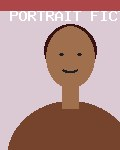
#> input picture dossier_id/database/seeds/fichiers_test/photo_mauvaise_qualite.jpg, 120 x 150 px
$ python -i embedder.py   (imports and definitions only)   (older library calls are emulated)
#> lines starting #> are read from the running program, lines starting #| are printed output that depends on the picture
"""Extraction d'empreintes visuelles (embeddings) pour la reconnaissance par similarité.

- ClassicEmbedder : descripteurs classiques (couleur HSV + HOG + texture), sans réseau de
  neurones. Fonctionne partout, hors ligne, mais distingue moins bien des emballages proches.
- OnnxEmbedder : réseau pré-entraîné exporté en ONNX (ex. MobileNetV3, voir
  scripts/export_embedder.py). Nettement plus robuste aux changements d'angle et d'éclairage.
"""
from __future__ import annotations

import logging
from pathlib import Path

import cv2
import numpy as np

log = logging.getLogger("embedder")


def _l2(v: np.ndarray) -> np.ndarray:
    n = float(np.linalg.norm(v))
    return (v / n).astype(np.float32) if n > 1e-9 else v.astype(np.float32)


def hog_descriptor(gray: np.ndarray, cell: int = 16, bins: int = 9) -> np.ndarray:
    """Histogrammes d'orientations de gradients (HOG) — implémentation numpy, indépendante
    de la version d'OpenCV. Cellules de `cell` px, blocs 2x2 normalisés (L2-Hys)."""
    g = gray.astype(np.float32)
    gx = cv2.Sobel(g, cv2.CV_32F, 1, 0, ksize=1)
    gy = cv2.Sobel(g, cv2.CV_32F, 0, 1, ksize=1)
    mag = np.sqrt(gx * gx + gy * gy)
    ang = (np.degrees(np.arctan2(gy, gx)) + 180.0) % 180.0
    h, w = g.shape
    cy, cx = h // cell, w // cell
    idx = np.minimum((ang / (180.0 / bins)).astype(np.int32), bins - 1)
    hist = np.zeros((cy, cx, bins), np.float32)
    for b in range(bins):
        m = np.where(idx == b, mag, 0.0)[: cy * cell, : cx * cell]
        hist[:, :, b] = m.reshape(cy, cell, cx, cell).sum(axis=(1, 3))
    blocks = []
    for y in range(cy - 1):
        for x in range(cx - 1):
            v = hist[y:y + 2, x:x + 2].ravel()
            v = v / (np.linalg.norm(v) + 1e-6)
            v = np.minimum(v, 0.2)
            blocks.append(v / (np.linalg.norm(v) + 1e-6))
    return np.concatenate(blocks).astype(np.float32)


class ClassicEmbedder:
    name = "classic-hsv-hog-v1"

    def __init__(self) -> None:
        self._size = 96
        self._clahe = cv2.createCLAHE(clipLimit=2.0, tileGridSize=(4, 4))

    def embed(self, bgr: np.ndarray) -> np.ndarray:
        img = cv2.resize(bgr, (self._size, self._size), interpolation=cv2.INTER_AREA)
        hsv = cv2.cvtColor(img, cv2.COLOR_BGR2HSV)
        # Couleur : histogramme H/S pondéré (peu sensible à la luminosité)
        hist_hs = cv2.calcHist([hsv], [0, 1], None, [18, 8], [0, 180, 0, 256]).flatten()
        hist_hs = _l2(np.sqrt(hist_hs))
        # Couleur spatiale grossière (grille 4x4, moyenne Lab normalisée)
        lab = cv2.cvtColor(img, cv2.COLOR_BGR2LAB).astype(np.float32)
        grid = cv2.resize(lab, (4, 4), interpolation=cv2.INTER_AREA).reshape(-1, 3)
        grid[:, 0] = (grid[:, 0] - grid[:, 0].mean())  # luminance relative
        spatial = _l2(grid.flatten())
        # Forme / texture : HOG sur niveaux de gris égalisés
        gray = self._clahe.apply(cv2.cvtColor(img, cv2.COLOR_BGR2GRAY))
        hog = _l2(hog_descriptor(gray))
        vec = np.concatenate([hist_hs * 1.0, spatial * 0.6, hog * 1.0])
        return _l2(vec)


class OnnxEmbedder:
    def __init__(self, model_path: Path) -> None:
        import onnxruntime as ort  # dépendance facultative
        providers = [p for p in ("CUDAExecutionProvider", "DmlExecutionProvider", "CPUExecutionProvider") if p in ort.get_available_providers()]
        self._sess = ort.InferenceSession(str(model_path), providers=providers)
        self._input = self._sess.get_inputs()[0].name
        shape = self._sess.get_inputs()[0].shape
        self._size = int(shape[2]) if isinstance(shape[2], int) else 224
        self.name = f"onnx:{model_path.name}"
        self._mean = np.array([0.485, 0.456, 0.406], dtype=np.float32)
        self._std = np.array([0.229, 0.224, 0.225], dtype=np.float32)

    def embed(self, bgr: np.ndarray) -> np.ndarray:
        rgb = cv2.cvtColor(cv2.resize(bgr, (self._size, self._size), interpolation=cv2.INTER_AREA), cv2.COLOR_BGR2RGB)
        x = ((rgb.astype(np.float32) / 255.0 - self._mean) / self._std).transpose(2, 0, 1)[None]
        out = self._sess.run(None, {self._input: x})[0].reshape(-1)
        return _l2(out)


def create_embedder(kind: str, onnx_path: Path):
    if kind in ("auto", "onnx") and onnx_path.is_file():
        try:
            emb = OnnxEmbedder(onnx_path)
            log.info("Empreintes visuelles : %s", emb.name)
            return emb
        except Exception as exc:  # noqa: BLE001
            log.warning("Modèle ONNX inutilisable (%s) — repli sur l'extracteur classique.", exc)
    elif kind == "onnx":
        log.warning("EMBEDDER=onnx mais %s est absent — repli sur l'extracteur classique.", onnx_path)
    return ClassicEmbedder()

>>> import cv2
>>> picture = cv2.imread('../../../../dossier_id/database/seeds/fichiers_test/photo_mauvaise_qualite.jpg')
#> picture is the input picture: shape (150, 120, 3); mean B, G, R 139.4, 144.7, 180.3
>>> result = ClassicEmbedder().embed(picture)
#> in embed, `img = cv2.resize(bgr, (self._size, self._size), interpolation=cv2.INTE..`:
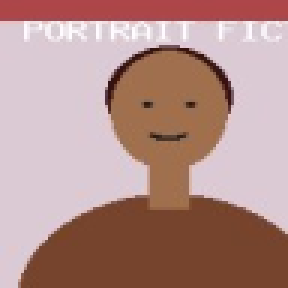
#> img: shape (96, 96, 3) (shown 3 times larger); mean B, G, R 139.4, 144.6, 180.3
#> in embed, `hsv = cv2.cvtColor(img, cv2.COLOR_BGR2HSV)`: hsv: shape (96, 96, 3); mean H, S, V 97.7, 80.3, 180.3
#> in embed, `hist_hs = cv2.calcHist([hsv], [0, 1], None, [18, 8], [0, 180, 0, 256])..`: hist_hs = 144 values, max 3762 at index 128, min 0 at index 8, mean 64
#> in _l2, `n = float(np.linalg.norm(v))`: n = 96
#> in embed, `hist_hs = _l2(np.sqrt(hist_hs))`: hist_hs = 144 values, max 0.639 at index 128, min 0 at index 8, mean 0.023
#> in embed, `lab = cv2.cvtColor(img, cv2.COLOR_BGR2LAB).astype(np.float32)`:
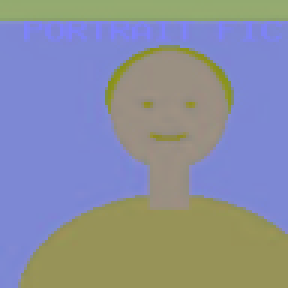
#> lab: shape (96, 96, 3) float32 (shown 3 times larger); mean B, G, R 160.4, 142, 137.4
#> in embed, `grid = cv2.resize(lab, (4, 4), interpolation=cv2.INTER_AREA).reshape(-..`: grid = 16 rows, first 8: [185.7, 144.9, 131.8], [177, 145.2, 133.2], [152.5, 147.5, 139.2], [184.2, 145, 131.8], [212, 136, 125], [168.5, 139.4, 137.7], [125.6, 142.7, 153.1], [193, 137.3, 128.7]
#> in embed, `spatial = _l2(grid.flatten())`: spatial = 48 values, max 0.189 at index 20, min -0.0896 at index 42, mean 0.115
#> in embed, `gray = self._clahe.apply(cv2.cvtColor(img, cv2.COLOR_BGR2GRAY))`:
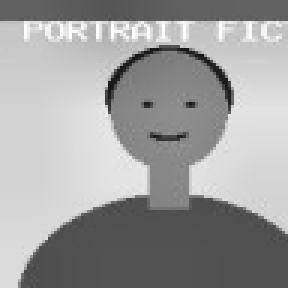
#> gray: shape (96, 96) (shown 3 times larger); min 20, max 254, mean 157.8
#> in hog_descriptor, `gy = cv2.Sobel(g, cv2.CV_32F, 0, 1, ksize=1)`:
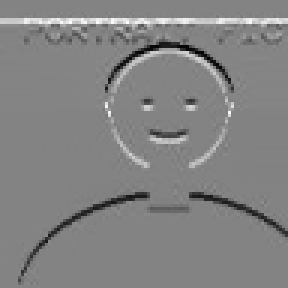
#> gy: shape (96, 96) float32 (shown 3 times larger); min -181, max 171, mean -0.1; drawn with min black and max white
#> in hog_descriptor, `ang = (np.degrees(np.arctan2(gy, gx)) + 180.0) % 180.0`:
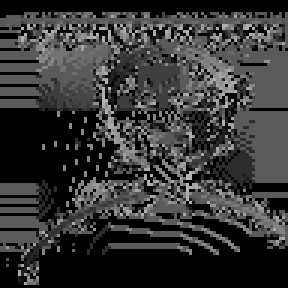
#> ang: shape (96, 96) float32 (shown 3 times larger); min 0, max 179.6, mean 53.3
#> in hog_descriptor, `idx = np.minimum((ang / (180.0 / bins)).astype(np.int32), bins - 1)`:
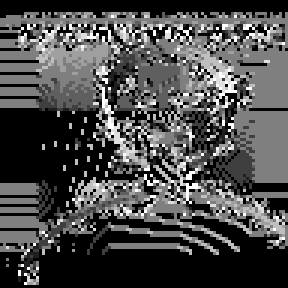
#> idx: shape (96, 96) int32 (shown 3 times larger); min 0, max 8, mean 2.37; drawn with min black and max white
#> the loop in hog_descriptor, `for b in range(bins):` made 9 passes
#> pass 3, in hog_descriptor, `m = np.where(idx == b, mag, 0.0)[: cy * cell, : cx * cell]`:
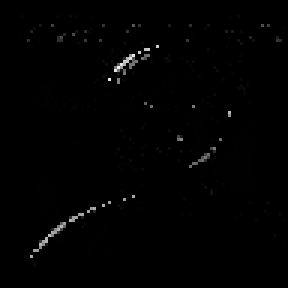
#> m: shape (96, 96) float32 (shown 3 times larger); min 0, max 241.2, mean 1.8
#> after the loop in hog_descriptor, `for y in range(cy - 1):`: blocks = 25 items
#> in embed, `hog = _l2(hog_descriptor(gray))`: hog = 900 values, max 0.116 at index 569, min 0 at index 19, mean 0.0214
#> in embed, `vec = np.concatenate([hist_hs * 1.0, spatial * 0.6, hog * 1.0])`: vec = 1092 values, max 0.639 at index 128, min -0.0538 at index 186, mean 0.0237
#> result = 1092 values, max 0.416 at index 128, min -0.035 at index 186, mean 0.0154

$ run again, on dossier_id/database/seeds/fichiers_test/photo_valide_fictive.jpg
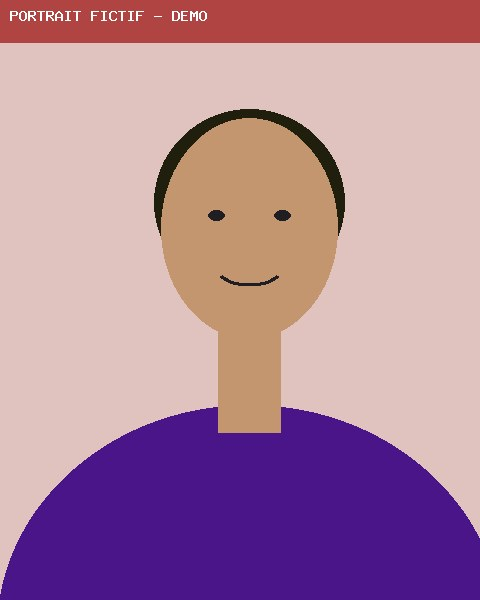
#> input picture dossier_id/database/seeds/fichiers_test/photo_valide_fictive.jpg, 480 x 600 px
#> picture is the input picture: shape (600, 480, 3); mean B, G, R 156.5, 135.1, 177.1
#> hsv: shape (96, 96, 3); mean H, S, V 38.9, 100.1, 192.5
#> in embed, `hist_hs = cv2.calcHist([hsv], [0, 1], None, [18, 8], [0, 180, 0, 256])..`: hist_hs = 144 values, max 4897 at index 1, min 0 at index 6, mean 64
#> n = 96
#> in embed, `hist_hs = _l2(np.sqrt(hist_hs))`: hist_hs = 144 values, max 0.729 at index 1, min 0 at index 6, mean 0.0196
#> in embed, `lab = cv2.cvtColor(img, cv2.COLOR_BGR2LAB).astype(np.float32)`:
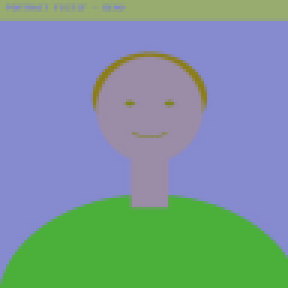
#> lab: shape (96, 96, 3) float32 (shown 3 times larger); mean B, G, R 156, 149.8, 123
#> grid = 16 rows, first 8: [182.3, 146.4, 138.2], [171.3, 146.4, 139.9], [166.5, 147.3, 141.3], [179.7, 147.8, 139.1], [207, 138, 134], [172.9, 138.5, 146.4], [166.2, 138.7, 149.6], [207, 138, 134]
#> spatial = 48 values, max 0.218 at index 40, min -0.121 at index 39, mean 0.112
#> the loop in hog_descriptor, `for b in range(bins):` made 9 passes
#> pass 2, in hog_descriptor, `m = np.where(idx == b, mag, 0.0)[: cy * cell, : cx * cell]`:
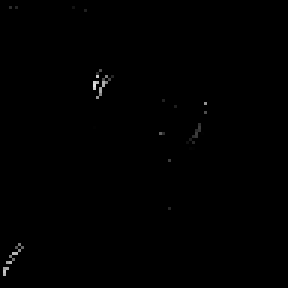
#> m: shape (96, 96) float32 (shown 3 times larger); min 0, max 226.4, mean 0.6
#> after the loop in hog_descriptor, `for y in range(cy - 1):`: blocks = 25 items
#> hog = 900 values, max 0.107 at index 369, min 0 at index 7, mean 0.0176
#> vec = 1092 values, max 0.729 at index 1, min -0.0727 at index 183, mean 0.0201
#> result = 1092 values, max 0.475 at index 1, min -0.0473 at index 183, mean 0.0131
